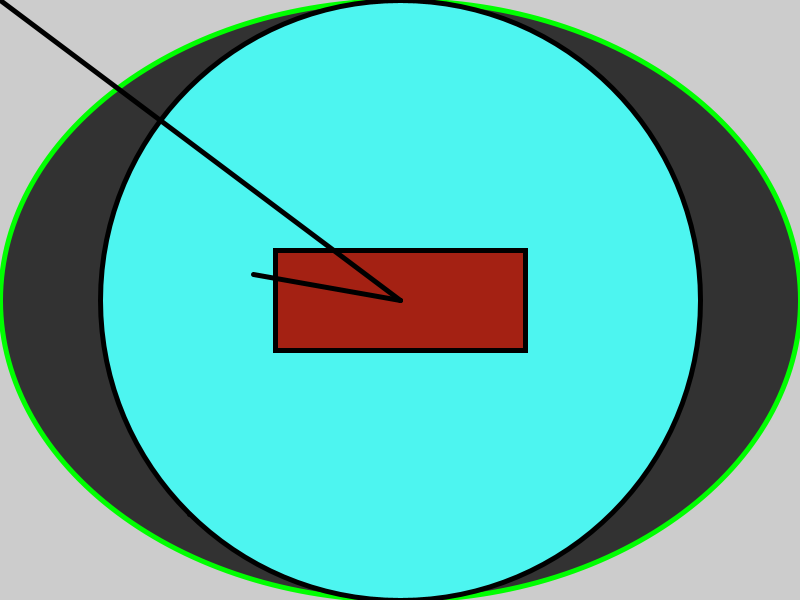
Frame 1 (no input)
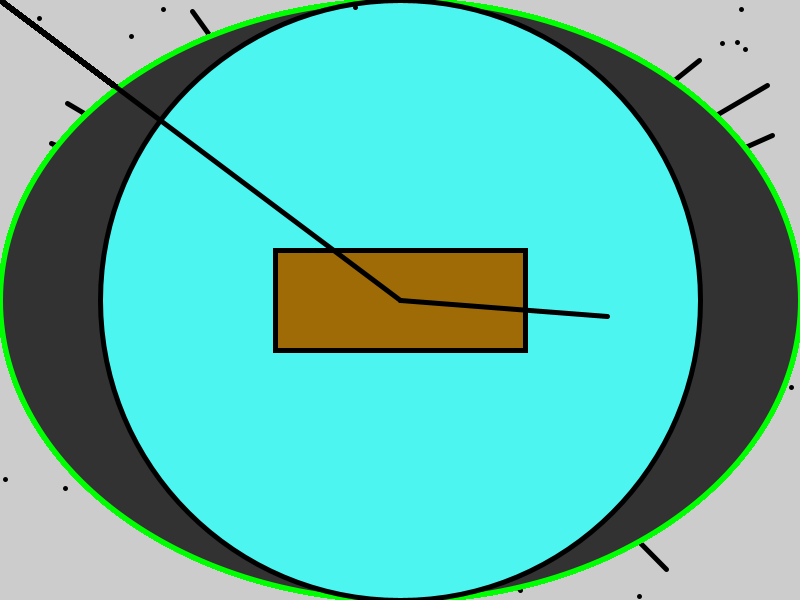
Frame 60 (the mouse pressed at the canvas centre just before this capture)
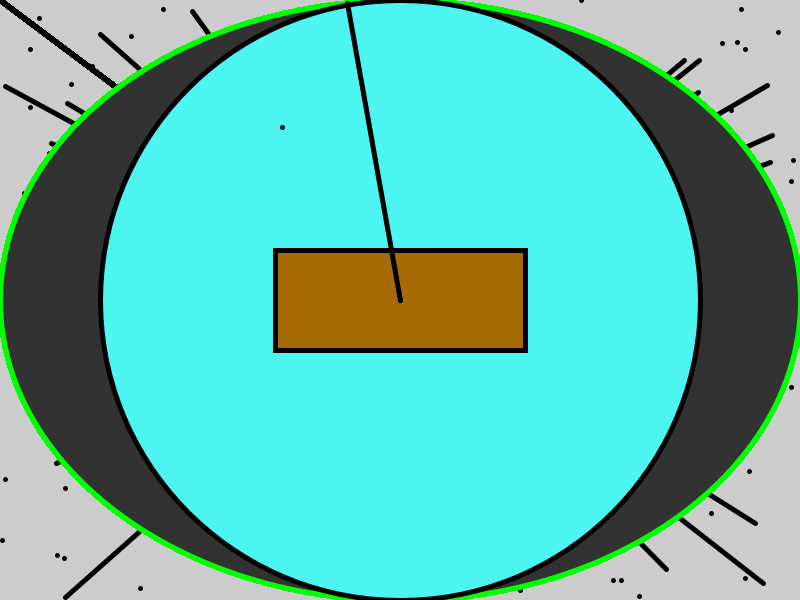
Frame 120 (the mouse held since frame 60 and released just before this capture)

The Processing sketch that drew these frames (run headless with seeded random() and noise(); from frame 60 on, the mouse is pressed at the canvas centre):

// Processing sketch: sketch_2d_01
// ── sketch_2d_01.pde

void setup() {
    size(800, 600);
}

void draw() {
    strokeWeight(5);
    stroke(0, 255, 0);
    //fill(gray); fill(r,g,b);
    fill(50);
    ellipse ( width/2, height/2, width, height );

    fill(77, 245, 240);
    stroke(0);
    ellipse ( width/2, height/2, height, height );
    fill( random(255) , random(128) , random(20) );
 //   fill( random(255) );
    //rect( width/2, height/2, 250, 100);
    rect( width/2 - 125, height/2 - 50, 250, 100);
    // point( 400, 300 );
    point( width/2, height/2 );
    point ( random(width), random(600)  );

    //line ( width/2, height/2,  random(250) , random(250) );
    line ( width/2, height/2, random(width), random(height) );
    line ( width/2, height/2, mouseX, mouseY );
}
